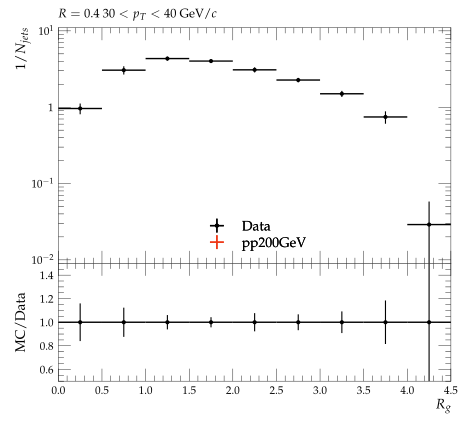

This chart was generated by the following Python code:
#! /usr/bin/env python3

# This Python script was auto-generated using YODA v2.1.0.
# Analysis object: /STAR_2020_I1783875/d12-x01-y01
# Timestamp: 07-10-2025 (17:32:21)

import matplotlib as mpl
import matplotlib.pyplot as plt
mpl.use('Agg') # comment out for interactive use
import os
import numpy as np
from numpy import nan, inf

plotDir = os.path.split(os.path.realpath(__file__))[0]
if 'YODA_USER_PLOT_PATH' in globals():
    plot_outdir = globals()['YODA_USER_PLOT_PATH']
else:
    plot_outdir = plotDir

#plot style
plt.style.use(os.path.join(plotDir, '../default.mplstyle'))
# plot metadata
figW, figH = plt.rcParams['figure.figsize']
ax_xLabel = r'$R_{g}$'
ax_yLabel = r'$1/N_{jets}$'
ax_title  = r'$R=0.4 ~ 30 < p_{T} < 40$ GeV/$c$'
ax_xScale = 'linear'
ax_yScale = 'log'
xLims = (0.0, 4.5)
yLims = (0.009000000000000001, 11.0)

# TeX-friendly labels for the legend
labels = {
    'legend' : ([ r"Data", r"pp200GeV" ], r""),
}

# Adjust canvas width and height
canvasW = 10.0
canvasH = 9.0
figW *= canvasW/10.
figH *= canvasH/9.

# Create figure and axis objects
fig, (ax, ratio0_ax) = plt.subplots(2, 1, sharex=True,
                  figsize=(figW,figH), gridspec_kw={'height_ratios': (6.0, 3.0)})

# Set figure margins
plt.subplots_adjust(
    left   = 1.0 * plt.rcParams['figure.subplot.left'],
    right  = 1.0 * plt.rcParams['figure.subplot.right'],
    top    = 1.0 * plt.rcParams['figure.subplot.top'],
    bottom = 1.0 * plt.rcParams['figure.subplot.bottom'])

ratio0_ax.yaxis.set_major_locator(mpl.ticker.MultipleLocator(0.2))
ratio0_ax.set_ylim(0.5, 1.4999)
ratio0_ax.set_ylabel('MC/Data')

# the numerical data is stored in a separate file
dataf = dict()
prefix = os.path.split(__file__)[0]
if prefix:    prefix = prefix + '/'
exec(open(prefix+'d12-x01-y01__data.py').read(), dataf)


legend_handles = dict() # keep track of handles for the legend

# style options for curves
# starts at zorder>=5 to draw curve on top of legend
styles = {
  'Data': {
    'color' : 'black',
    'linestyle' : '-',
    'linewidth' : 1,
    'marker' : 'o',
    'markersize' : 2,
    'capsize' : 0.0,
    'zorder' : 5,
    'histstyle' : 0,
    'drawstyle' : 'steps-pre',
    'xerrorbars' : 1,
    'yerrorbars' : 1,
    'fillcolor' : None,
    'fillopacity' : 1.0,
    'ratio0_linestyle' : '-',
    'ratio0_linewidth' : 1,
    'ratio0_marker' : 'o',
    'ratio0_markersize' : 2,
    'ratio0_capsize' : 0.0,
    'ratio0_zorder' : 5,
    'ratio0_histstyle' : 0,
    'ratio0_drawstyle' : 'steps-pre',
    'ratio0_xerrorbars' : 1,
    'ratio0_yerrorbars' : 1,
  },
  'pp200GeV.yoda': {
    'color' : '#EE3311',
    'linestyle' : '-',
    'linewidth' : 1,
    'marker' : 'none',
    'markersize' : 2,
    'capsize' : 0.0,
    'zorder' : 6,
    'histstyle' : 1,
    'drawstyle' : 'steps-pre',
    'xerrorbars' : 1,
    'yerrorbars' : 1,
    'fillcolor' : None,
    'fillopacity' : 1.0,
    'ratio0_linestyle' : '-',
    'ratio0_linewidth' : 1,
    'ratio0_marker' : 'none',
    'ratio0_markersize' : 2,
    'ratio0_capsize' : 0.0,
    'ratio0_zorder' : 6,
    'ratio0_histstyle' : 1,
    'ratio0_drawstyle' : 'steps-pre',
    'ratio0_xerrorbars' : 1,
    'ratio0_yerrorbars' : 1,
  },
}

# curve from input yoda files in main panel
for label, yvals in dataf['yvals'].items():
    if all(np.isnan(v) for v in dataf['yvals'][label]):
        continue
    tmp = None
    if styles[label]['histstyle']: # draw as histogram
        xpos = dataf['xedges'][label] if styles[label]['drawstyle'] else dataf['xpoints'][label]
        ypos = np.insert(yvals, 0, yvals[0]) if styles[label]['drawstyle'] else yvals
        if styles[label]['fillcolor']: # fill area below curve
            ax.fill_between(xpos, ypos, step='pre',
                            color=styles[label]['fillcolor'],
                            alpha=styles[label]['fillopacity'])
        tmp, = ax.plot(xpos, ypos,
                       color=styles[label]['color'],
                       linestyle=styles[label]['linestyle'],
                       linewidth=styles[label]['linewidth'],
                       drawstyle=styles[label]['drawstyle'], solid_joinstyle='miter',
                       zorder=styles[label]['zorder'], label=label)
    tmp = ax.errorbar(dataf['xpoints'][label], yvals,
                      xerr=np.array(dataf['xerrs'][label])*styles[label]['xerrorbars'],
                      yerr=np.array(dataf['yerrs'][label])*styles[label]['yerrorbars'],
                      fmt=styles[label]['marker'], capsize=styles[label]['capsize'],
                      markersize=styles[label]['markersize'],
                      ecolor=styles[label]['color'],
                      color=styles[label]['color'], zorder=styles[label]['zorder'])
    tmp[-1][0].set_linestyle(styles[label]['linestyle'])
    tmp[-1][0].set_linewidth(styles[label]['linewidth'])
    if label in dataf['add_legend_handle']:  legend_handles[label] = tmp
    for varLabel in dataf['variation_yvals'].keys():
        if varLabel.startswith(label):
            tmp, = ax.plot(dataf['xedges'][label], dataf['variation_yvals'][varLabel],
                           color=styles[label]['color'],
                           linestyle=styles[label]['linestyle'],
                           linewidth=styles[label]['linewidth'],
                           drawstyle='steps-pre', solid_joinstyle='miter',
                           zorder=styles[label]['zorder'], alpha=0.5)


# plots on ratio panel
# curve from input yoda files in ratio panel
for label, yvals in dataf['ratio0_yvals'].items():
    if all(np.isnan(v) for v in yvals):
        continue
    if styles[label]['ratio0_histstyle']: # plot as histogram
        xpos = dataf['xedges']['Data'] if styles[label]['ratio0_drawstyle'] else dataf['xpoints']['Data']
        ypos = np.insert(yvals, 0, yvals[0]) if styles[label]['ratio0_drawstyle'] else yvals
        ratio0_ax.plot(xpos, ypos,
                       color=styles[label]['color'],
                       linewidth=styles[label]['linewidth'],
                       linestyle=styles[label]['ratio0_linestyle'],
                       drawstyle=styles[label]['ratio0_drawstyle'], zorder=styles[label]['zorder'],
                       solid_joinstyle='miter')
    tmp = ratio0_ax.errorbar(dataf['xpoints']['Data'], yvals,
                             xerr=np.array(dataf['ref_xerrs'])*styles[label]['ratio0_xerrorbars'],
                             yerr=np.array(dataf['ratio0_yerrs'][label])*styles[label]['ratio0_yerrorbars'],
                             fmt=styles[label]['ratio0_marker'], capsize=styles[label]['ratio0_capsize'],
                             markersize=styles[label]['ratio0_markersize'],
                             ecolor=styles[label]['color'],
                             color=styles[label]['color'])
    tmp[-1][0].set_linestyle(styles[label]['ratio0_linestyle'])
    tmp[-1][0].set_linewidth(styles[label]['ratio0_linewidth'])

    for varlabel in dataf['ratio0_variation_vals'].keys():
        if varlabel.startswith(label):
            ratio0_ax.plot(dataf['xedges']['Data'],
                            dataf['ratio0_variation_vals'][varlabel],
                            color=styles[label]['color'],
                            linestyle=styles[label]['linestyle'],
                            linewidth=styles[label]['linewidth'],
                            drawstyle='steps-pre', solid_joinstyle='miter',
                            zorder=1, alpha=0.5)

legend_items = list(legend_handles.values())
ax.add_artist(ax.legend(legend_items,
                        labels['legend'][0],
                        title=labels['legend'][1],
                        alignment='left',
                        loc='lower center',
                        bbox_to_anchor=(0.5, 0.0)))

# set plot metadata as defined above
ratio0_ax.set_xlabel(ax_xLabel)
ratio0_ax.xaxis.set_label_coords(1., -0.15)
ax.set_ylabel(ax_yLabel, ha='right', va='top')
ax.yaxis.set_label_coords(-0.11, 1.0)
ax.set_title(ax_title, loc='left')
ax.set_xscale(ax_xScale)
ax.set_yscale(ax_yScale)
ax.set_xlim(xLims)
ax.set_ylim(yLims)

# tick formatting
plt.rcParams['xtick.top'] = True
plt.rcParams['ytick.right'] = True
ax.yaxis.set_major_locator(mpl.ticker.LogLocator(base=10.0, numticks=np.inf))
ax.yaxis.set_minor_locator(mpl.ticker.LogLocator(
                           base=10.0, subs=np.arange(0.1, 1, 0.1), numticks=np.inf))
fig.align_ylabels((ax, ratio0_ax))
plt.savefig(os.path.join(plot_outdir, 'd12-x01-y01.pdf'), format='PDF')
plt.savefig(os.path.join(plot_outdir, 'd12-x01-y01.png'), format='PNG')

plt.close(fig)
